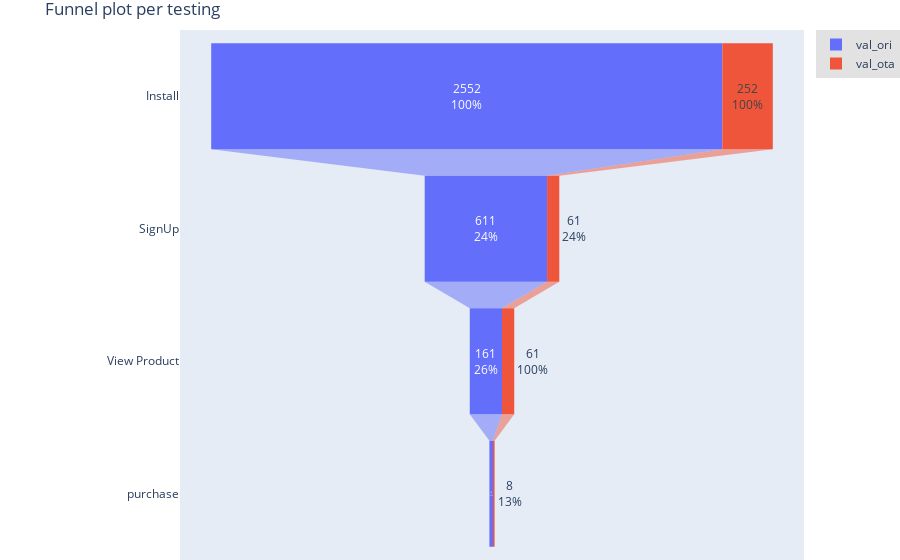

Here is the notebook cell this chart was saved with:
### Code cell
advance_visual.funnel_plot(df,'testing')

### Figure 1 — Plotly figure (JSON) as saved in the notebook; plotly's stock layout.template omitted (floating-point values rounded to 4 significant figures)
{"data": [{"name": "val_ori", "textinfo": "value+percent previous", "type": "funnel", "x": [2552, 611, 161, 18], "y": ["Install", "SignUp", "View Product", "purchase"]}, {"name": "val_ota", "textinfo": "value+percent previous", "type": "funnel", "x": [252, 61, 61, 8], "y": ["Install", "SignUp", "View Product", "purchase"]}], "layout": {"funnelmode": "stack", "hovermode": "closest", "legend": {"bgcolor": "#E2E2E2", "font": {"size": 12}, "orientation": "v", "xanchor": "left"}, "margin": {"b": 0, "l": 180, "pad": 0, "r": 0, "t": 30}, "showlegend": true, "title": {"text": "Funnel plot per testing"}}}
